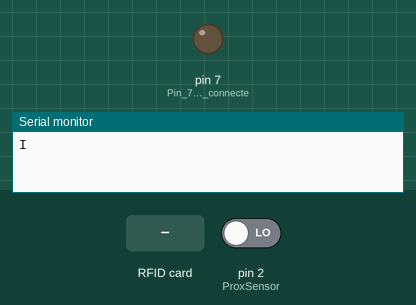
Bench run of a sketch on a simulated Arduino Uno, built with avr-gcc and run on an emulated ATmega328P. Shown: output pins drawn as LEDs (lit = HIGH), the last lines printed to the serial monitor. The inputs (shaded band) are chosen by the test bench; at power-on: pin 2 (ProxSensor) LOW. Pins used as bus, display or sensor lines are not drawn.

Above: at 1.2 s.
1.3 s: pin 2 (ProxSensor) driven HIGH
At 2.4 s:
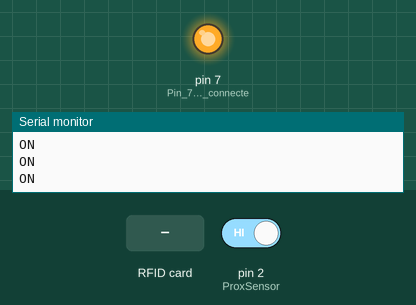
2.8 s: RFID card 5E 7A 19 C4 held to the reader
Timing chart, 0 to 5.8 s (numbered marks = the images above; inputs shaded):
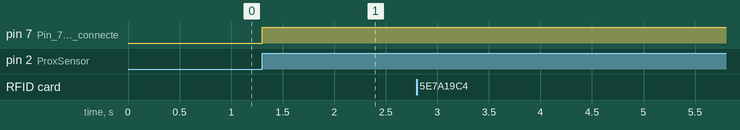

The sketch:

milliss2.ino
```cpp
#include "SPI.h"
#include "MFRC522.h"
#include<millisDelay.h>
#define SS_PIN 10
#define RST_PIN 9

MFRC522 rfid(SS_PIN, RST_PIN);

MFRC522::MIFARE_Key key;

// millis delay
const unsigned long TOTAL_DELAY=20000;
const unsigned long SCAN_AFTER=10000;
unsigned long prevTime=0;
bool ledOn=false;
millisDelay ledDelay;

// ir sensor
const int ProxSensor=2;
int inputVal = 0;

void setup() {
  Serial.begin(9600);
  SPI.begin();
  rfid.PCD_Init();
  pinMode(7, OUTPUT);
  Serial.println("I am waiting for card...");
  ledOn=false;

  //ir sensor
  pinMode(7, OUTPUT);          // Pin 7 has an LED connected on most Arduino boards:
  pinMode(ProxSensor,INPUT);    //Pin 2 is connected to the output of proximity sensor
  Serial.begin(9600);

}

void loop() {
    if (rfid.PICC_IsNewCardPresent()) {  //rfid sensor
      Serial.println("ON");
      digitalWrite(7, HIGH);
      ledOn=true;
      ledDelay.start(TOTAL_DELAY);
    }
    if(ledOn==true || rfid.PICC_IsNewCardPresent())
    {   unsigned long currentTime=millis();
        if(ledDelay.remaining()<=SCAN_AFTER)   //millis delay
        {
         if(rfid.PICC_IsNewCardPresent())
         {
           Serial.println("Time Extended");
           ledDelay.start(30000);
          }
        }

    if(ledDelay.justFinished())   //millis delay
      {
        ledDelay.repeat();
        Serial.println("Turning off LED");
        digitalWrite(7, LOW);
        ledOn=false;
      }
    }
    //ir sensor
    if(digitalRead(ProxSensor)==HIGH)      //ir sensor output
    {
      Serial.println("ON");
     digitalWrite(7, HIGH);// set the LED on
     ledDelay.start(TOTAL_DELAY);
     ledOn=true;
    }

}
```

Measured:
- after the input at 1.3 s, pin 7 (Pin_7_has_an_LED_connecte): LOW → HIGH at once
